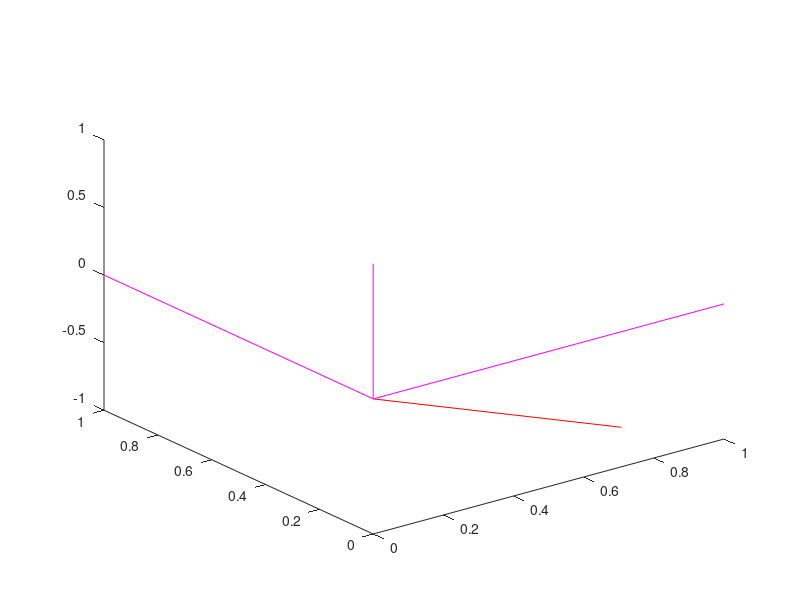

The MATLAB source for this figure: (Note: this script raises an error after producing the figure.)

clear all;
clc;

xi1=0;%rot en z psi
xi2=0;%rot en x phi
xi3=-45;%rot en y theta


xi1a=0;%rot en z psi 
xi2a=-45;%rot en x phi 
xi3a=-90;%rot en y theta

xi1b=0;%rot en z psi 
xi2b=0;%rot en x phi 
xi3b=-90;%rot en y theta


%--------Eje coordenado z sistema1-------------



rottz1=[cosd(xi1) -sind(xi1) 0 0;
       sind(xi1) cosd(xi1) 0 0;
       0 0 1 0;
       0 0 0 1];

%--------Eje coordenado x sistema1-------------


rottx1=[1 0 0 0;
       0 cosd(xi2) -sind(xi2) 0;
       0 sind(xi2) cosd(xi2) 0;
       0 0 0 1];
%--------Eje coordenado y sistema1-------------


   
rotty1=[cosd(xi3) 0 sind(xi3) 0;
       0 1 0 0;
       -sind(xi3) 0 cosd(xi3) 0;
       0 0 0 1];

%--------Eje coordenado z sistema2-------------


rottz2=[cosd(xi1a) -sind(xi1a) 0 0;
       sind(xi1a) cosd(xi1a) 0 0;
       0 0 1 0;
       0 0 0 1];


%--------Eje coordenado x sistema2-------------


rottx2=[1 0 0 0;
       0 cosd(xi2a) -sind(xi2a) 0;
       0 sind(xi2a) cosd(xi2a) 0;
       0 0 0 1];

%--------Eje coordenado y sistema2-------------


rotty2=[cosd(xi3a) 0 sind(xi3a) 0;
       0 1 0 0;
       -sind(xi3a) 0 cosd(xi3a) 0;
       0 0 0 1];

%--------Eje coordenado z sistema3-------------


rottz3=[cosd(xi1b) -sind(xi1b) 0 0;
       sind(xi1b) cosd(xi1b) 0 0;
       0 0 1 0;
       0 0 0 1];


%--------Eje coordenado x sistema3-------------


rottx3=[1 0 0 0;
       0 cosd(xi2b) -sind(xi2b) 0;
       0 sind(xi2b) cosd(xi2b) 0;
       0 0 0 1];

%--------Eje coordenado y sistema3-------------


rotty3=[cosd(xi3b) 0 sind(xi3b) 0;
       0 1 0 0;
       -sind(xi3b) 0 cosd(xi3b) 0;
       0 0 0 1];
      
      
   
%------------Matrices de rotacion segun tait bryan------------------

Mr1=rottz1*rotty1*rottx1;%gR1
Mr2=rottz2*rotty2*rottx2;%gR2
Mr3=rottz3*rotty3*rottx3;

pf1=Mr1*[1 0 0 0;0 1 0 0;0 0 1 -1;0 0 0 1];
pf2=Mr2*[1 0 0 0;0 1 0 0;0 0 1 -1;0 0 0 1];
pf3=Mr3*[1 0 0 0;0 1 0 0;0 0 1 -1;0 0 0 1];

Vs=pf1(:,4);
Vsa=pf2(:,4);
Vsb=pf3(:,4);
Vsn=[Vs(1)+Vsa(1) Vs(2)+Vsa(2) Vs(3)+Vsa(3)];
Vsnn=[Vsn(1)+Vsb(1) Vsn(2)+Vsb(2) Vsn(3)+Vsb(3)];
%-------------Inversa del sistema coordenadas 1----------------

Inv_Mr1=inv(Mr1);

%-------------Inversa del sistema coordenadas 2----------------

Inv_Mr2=inv(Mr2);
%--------------Sistema de referencia 1 con respecto a 2----------------

Mr12=Inv_Mr1*Mr2;

%--------------Sistema de referencia 1 con respecto a 2----------------

Mr23=Inv_Mr2*Mr3;


% [ cos(y)*cos(z), cos(z)*sin(x)*sin(y) - cos(x)*sin(z), sin(x)*sin(z) + cos(x)*cos(z)*sin(y)]
% [ cos(y)*sin(z), cos(x)*cos(z) + sin(x)*sin(y)*sin(z), cos(x)*sin(y)*sin(z) - cos(z)*sin(x)]
% [       -sin(y),                        cos(y)*sin(x),                        cos(x)*cos(y)]
%  

y12=asind(-Mr12(3,1));
x12=asind(Mr12(3,2)/cosd(y12));
z12=asind(Mr12(2,1)/cosd(y12));

y23=asind(-Mr23(3,1));
x23=asind(Mr23(3,2)/cosd(y23));
z23=asind(Mr23(2,1)/cosd(y23));

%-----------------reconstruccion del modelo---------------

%--------Eje coordenado z sistema4-------------


rottz4=[cosd(z12) -sind(z12) 0 0;
       sind(z12) cosd(z12) 0 0;
       0 0 1 0;
       0 0 0 1];


%--------Eje coordenado x sistema4-------------


rottx4=[1 0 0 0;
       0 cosd(x12) -sind(x12) 0;
       0 sind(x12) cosd(x12) 0;
       0 0 0 1];

%--------Eje coordenado y sistema4-------------


rotty4=[cosd(y12) 0 sind(y12) 0;
       0 1 0 0;
       -sind(y12) 0 cosd(y12) 0;
       0 0 0 1];

%--------Eje coordenado z sistema4-------------


rottz5=[cosd(z23) -sind(z23) 0 0;
       sind(z23) cosd(z23) 0 0;
       0 0 1 0;
       0 0 0 1];


%--------Eje coordenado x sistema4-------------


rottx5=[1 0 0 0;
       0 cosd(x23) -sind(x23) 0;
       0 sind(x23) cosd(x23) 0;
       0 0 0 1];

%--------Eje coordenado y sistema4-------------


rotty5=[cosd(y23) 0 sind(y23) 0;
       0 1 0 0;
       -sind(y23) 0 cosd(y23) 0;
       0 0 0 1];

   
   
MRR=Mr1*[1 0 0 0;0 1 0 0;0 0 1 -1;0 0 0 1]*rottz4*rotty4*rottx4*[1 0 0 0;0 1 0 0;0 0 1 -1;0 0 0 1]*rottz5*rotty5*rottx5*[1 0 0 0;0 1 0 0;0 0 1 -1;0 0 0 1];

VRR=MRR(:,4);

plot3([0 Vs(1)],[0 Vs(2)],[0 Vs(3)],'r');
hold on
plot3([0 1],[0 0],[0 0],'m');
plot3([0 0],[0 1],[0 0],'m');
plot3([0 0],[0 0],[0 1],'m');
plot3([0 Vsa(1)],[0 Vsa(2)],[0 Vsa(3)],'B');
plot3([0 Vsb(1)],[0 Vsb(2)],[0 Vsb(3)],'g');
plot3([0 VRR(1)],[0 VRR(2)],[0 VRR(3)],'black');
plot3([Vs(1) Vsn(1)],[Vs(2) Vsn(2)],[Vs(3) Vsn(3)],'c');
plot3([Vsn(1) Vsnn(1)],[Vsn(2) Vsnn(2)],[Vsn(3) Vsnn(3)],'y');
grid on
axis on

xlabel('eje_x');
ylabel('eje_y');
zlabel('eje_z');


